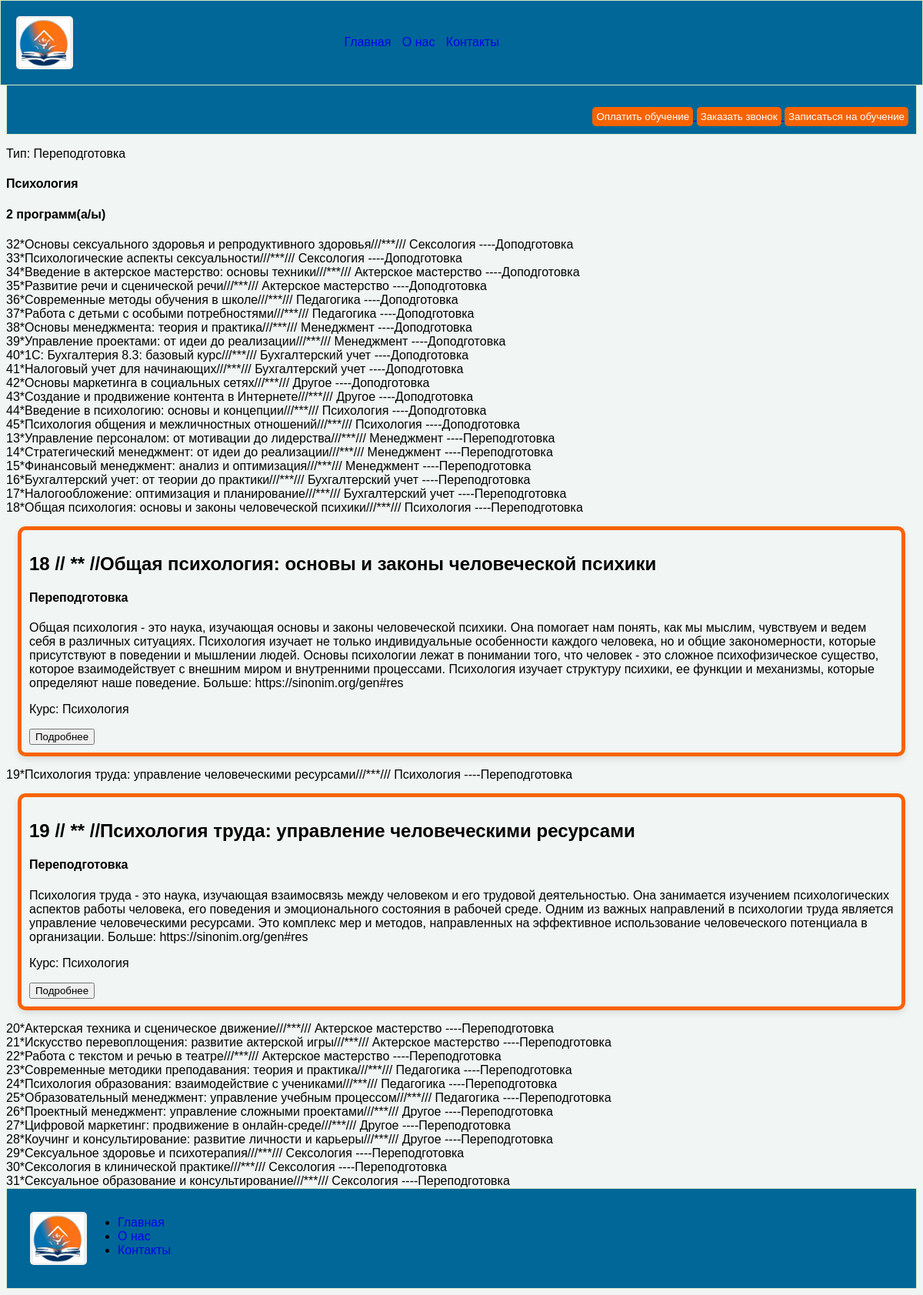
/4, run on the app's committed database.
### Centr/models.py (models this page shows, shortened)
class MenuTrainingCent(models.Model):
    title = models.CharField(max_length=70, verbose_name='Название')
    description = models.TextField(verbose_name='Описание')
    image = models.ImageField(upload_to='images', verbose_name='Изображение')
    value_programs = models.IntegerField(default=1, verbose_name='количество программ обучения')
    TYPE = [
        ('PPD', 'Переподготовка'),
        ('DPD', 'Доподготовка'),
    ]
    type = models.CharField(choices=TYPE, max_length=3, default='PPD', verbose_name='Тип')

class more_detailed(models.Model):
    title = models.CharField(max_length=200, verbose_name='Название')
    kurs = models.CharField(max_length=70, blank=True,
                            verbose_name='Указать название курса пример Педагогика или менеджмент')
    description = models.TextField(verbose_name='Описание')
    TYPE = [
        ('PPD', 'Переподготовка'),
        ('DPD', 'Доподготовка'),
    ]
    type = models.CharField(choices=TYPE, max_length=3, default='PPD', verbose_name='Тип')

### Centr/views.py (the view)
# urls.py: path('<int:object_id>', views.detailed, name='detailed'),
def detailed(request, object_id):  # object_id принимает id из URL
    detail = get_object_or_404(MenuTrainingCent, pk=object_id)
    program = more_detailed.objects.order_by('type')
    infa = card_info.objects.all()
    context = {'infa': infa,'detail': detail, 'program': program}
    return render(request, 'more_detailed.html', context=context)

### Centr/templates/more_detailed.html
{% extends 'main.html' %}
    {% load static %}
{% block content %}
    <p>Тип: {{ detail.get_type_display }}</p>
    <h4>{{ detail.title }}</h4>
    <h4>{{ detail.value_programs }} программ(а/ы)</h4>
{% for item in program %}
<div>{{item.id}}*{{item.title}}///***/// {{item.kurs}} ----{{item.get_type_display}}</div>
    {% if item.kurs == detail.title  %}
        {% if item.get_type_display == detail.get_type_display %}
            <div class="card_detail">
                <h2>{{item.id}} // ** //{{ item.title }}</h2>
                <h4> {{ item.get_type_display }}</h4>
                <p>{{ item.description }}</p>
                <p>Курс: {{ item.kurs }}</p>
                    <a href="{% url 'info_program' item.id %}"> <button >Подробнее</button></a>
            </div>
        {% endif %}
    {% endif %}
{% endfor %}
{% endblock  %}

### Centr/static/css/marketplace.css (style rules this page uses)
body { background: #f1f5f4; margin: 0; }
* { box-sizing: border-box; }

### Centr/static/css/about111.css (style rules this page uses)
body { font-family: sans-serif; }

### Centr/static/css/trtri.css (style rules this page uses)
.card_detail { position: relative; margin: 15px; overflow: hidden; cursor: pointer; border-radius: 10px; box-shadow: 0 4px 8px rgba(0, 0, 0, 0.1); border: 5px solid #f76301; padding: 10px; margin: 15px; }

### Centr/static/css/callback.css (style rules this page uses)
body { display: block; margin: 8px; }

### Centr/static/css/conta.css (style rules this page uses)
body { font-family: sans-serif; }

### Centr/static/css/payment.css (style rules this page uses)
body { display: block; margin: 8px; }

### data on the page
MenuTrainingCent: type "Переподготовка", title "Психология", value_programs "2"
more_detailed: id "32", title "Основы сексуального здоровья и репродуктивного здоровья", kurs "Сексология", type "Доподготовка"
more_detailed: id "33", title "Психологические аспекты сексуальности", kurs "Сексология", type "Доподготовка"
more_detailed: id "34", title "Введение в актерское мастерство: основы техники", kurs "Актерское мастерство", type "Доподготовка"
more_detailed: id "35", title "Развитие речи и сценической речи", kurs "Актерское мастерство", type "Доподготовка"
more_detailed: id "36", title "Современные методы обучения в школе", kurs "Педагогика", type "Доподготовка"
more_detailed: id "37", title "Работа с детьми с особыми потребностями", kurs "Педагогика", type "Доподготовка"
more_detailed: id "38", title "Основы менеджмента: теория и практика", kurs "Менеджмент", type "Доподготовка"
more_detailed: id "39", title "Управление проектами: от идеи до реализации", kurs "Менеджмент", type "Доподготовка"
more_detailed: id "40", title "1С: Бухгалтерия 8.3: базовый курс", kurs "Бухгалтерский учет", type "Доподготовка"
more_detailed: id "41", title "Налоговый учет для начинающих", kurs "Бухгалтерский учет", type "Доподготовка"
more_detailed: id "42", title "Основы маркетинга в социальных сетях", kurs "Другое", type "Доподготовка"
more_detailed: id "43", title "Создание и продвижение контента в Интернете", kurs "Другое", type "Доподготовка"
more_detailed: id "44", title "Введение в психологию: основы и концепции", kurs "Психология", type "Доподготовка"
more_detailed: id "45", title "Психология общения и межличностных отношений", kurs "Психология", type "Доподготовка"
more_detailed: id "13", title "Управление персоналом: от мотивации до лидерства", kurs "Менеджмент", type "Переподготовка"
more_detailed: id "14", title "Стратегический менеджмент: от идеи до реализации", kurs "Менеджмент", type "Переподготовка"
more_detailed: id "15", title "Финансовый менеджмент: анализ и оптимизация", kurs "Менеджмент", type "Переподготовка"
more_detailed: id "16", title "Бухгалтерский учет: от теории до практики", kurs "Бухгалтерский учет", type "Переподготовка"
more_detailed: id "17", title "Налогообложение: оптимизация и планирование", kurs "Бухгалтерский учет", type "Переподготовка"
more_detailed: id "18", title "Общая психология: основы и законы человеческой психики", kurs "Психология", type "Переподготовка", description "Общая психология - это наука, изучающая основы и законы человеческой психики. Она помогает нам понять, как мы мыслим, чувствуем и ведем себя в различных ситуациях. Психология изучает не только индивидуальные особенности каждого человека, но и общие закономерности, которые присутствуют в поведении и мышлении людей. Основы психологии лежат в понимании того, что человек - это сложное психофизическое существо, которое взаимодействует с внешним миром и внутренними процессами. Психология изучает структуру психики, ее функции и механизмы, которые определяют наше поведение. Больше: https://sinonim.org/gen#res"
more_detailed: id "19", title "Психология труда: управление человеческими ресурсами", kurs "Психология", type "Переподготовка", description "Психология труда - это наука, изучающая взаимосвязь между человеком и его трудовой деятельностью. Она занимается изучением психологических аспектов работы человека, его поведения и эмоционального состояния в рабочей среде. Одним из важных направлений в психологии труда является управление человеческими ресурсами. Это комплекс мер и методов, направленных на эффективное использование человеческого потенциала в организации. Больше: https://sinonim.org/gen#res"
more_detailed: id "20", title "Актерская техника и сценическое движение", kurs "Актерское мастерство", type "Переподготовка"
more_detailed: id "21", title "Искусство перевоплощения: развитие актерской игры", kurs "Актерское мастерство", type "Переподготовка"
more_detailed: id "22", title "Работа с текстом и речью в театре", kurs "Актерское мастерство", type "Переподготовка"
more_detailed: id "23", title "Современные методики преподавания: теория и практика", kurs "Педагогика", type "Переподготовка"
more_detailed: id "24", title "Психология образования: взаимодействие с учениками", kurs "Педагогика", type "Переподготовка"
more_detailed: id "25", title "Образовательный менеджмент: управление учебным процессом", kurs "Педагогика", type "Переподготовка"
more_detailed: id "26", title "Проектный менеджмент: управление сложными проектами", kurs "Другое", type "Переподготовка"
more_detailed: id "27", title "Цифровой маркетинг: продвижение в онлайн-среде", kurs "Другое", type "Переподготовка"
more_detailed: id "28", title "Коучинг и консультирование: развитие личности и карьеры", kurs "Другое", type "Переподготовка"
more_detailed: id "29", title "Сексуальное здоровье и психотерапия", kurs "Сексология", type "Переподготовка"
more_detailed: id "30", title "Сексология в клинической практике", kurs "Сексология", type "Переподготовка"
more_detailed: id "31", title "Сексуальное образование и консультирование", kurs "Сексология", type "Переподготовка"
